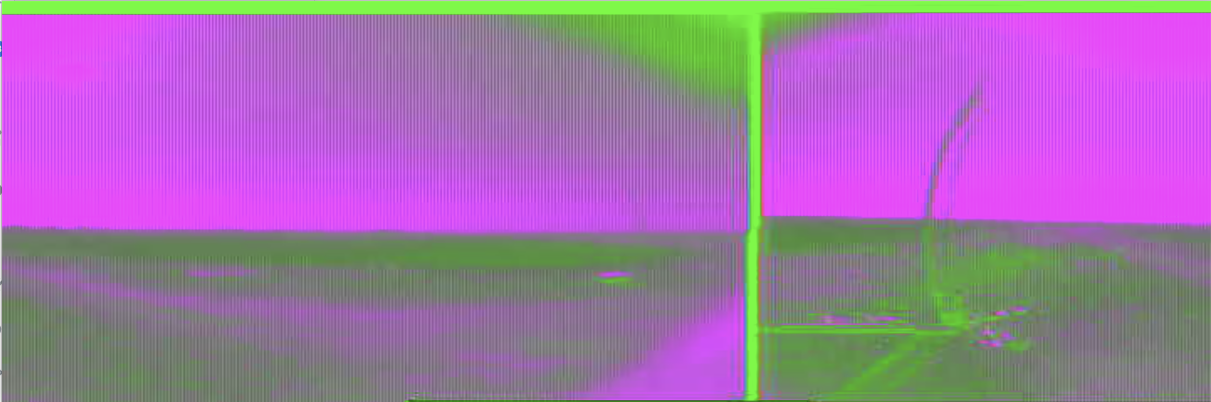
#> input picture CAMReader/cassie launch/input.jpg, 2422 x 804 px (shown at 1/2 size)
$ python swapcolorspace.py
#> lines starting #> are read from the running program, lines starting #| are printed output that depends on the picture
# “””
# Generate a contact sheet of YUYV/UYVY color recovery attempts.

# Usage:
# python3 yuyv_contact_sheet.py <input_image> [output_contact_sheet.jpg]

# Produces a contact sheet comparing 6 recovery methods side-by-side with the original.
# “””

import sys
import numpy as np
from PIL import Image


def generate_contact_sheet(input_path: str, output_path: str = "contact_sheet.jpg"):
#> called with input_path = 'input.jpg', output_path = 'contact_sheet.jpg'
    orig = Image.open(input_path).convert("RGB")
    orig_np = np.array(orig, dtype=np.float32)

    img_ycbcr = np.array(orig.convert("YCbCr"), dtype=np.float32)
    Y_c = img_ycbcr[:, :, 0]
    Cb_c = img_ycbcr[:, :, 1]
    Cr_c = img_ycbcr[:, :, 2]

    results = {}

    # Method A: Grayscale recovery — true luma from average of Cb+Cr, neutral chroma
    Y_true = (Cb_c + Cr_c) / 2
    Cb_true = np.full_like(Y_true, 128.0)
    Cr_true = np.full_like(Y_true, 128.0)
    arr = np.stack([Y_true, Cb_true, Cr_true], axis=2).clip(0, 255).astype(np.uint8)
    results["A: Grayscale recovery"] = Image.fromarray(arr, "YCbCr").convert("RGB")

    # Method B: Use Cb channel as Y, Y as chroma hint
    Y_true = Cb_c
    Cb_true = np.clip(128 + (Y_c - 128) * 1.5, 0, 255)
    Cr_true = np.clip(128 + (Cr_c - 128) * 0.5, 0, 255)
    arr = np.stack([Y_true, Cb_true, Cr_true], axis=2).clip(0, 255).astype(np.uint8)
    results["B: Cb as Y"] = Image.fromarray(arr, "YCbCr").convert("RGB")

    # Method C: Use Cr channel as Y, Y as chroma hint
    Y_true = Cr_c
    Cb_true = np.clip(128 + (Y_c - 128) * 1.5, 0, 255)
    Cr_true = np.clip(128 + (Cb_c - 128) * 0.5, 0, 255)
    arr = np.stack([Y_true, Cb_true, Cr_true], axis=2).clip(0, 255).astype(np.uint8)
    results["C: Cr as Y"] = Image.fromarray(arr, "YCbCr").convert("RGB")

    # Method D: Simple RGB channel swap R <-> G
    t = orig_np.copy()
    t[:, :, 0], t[:, :, 1] = orig_np[:, :, 1].copy(), orig_np[:, :, 0].copy()
    results["D: Swap R<->G"] = Image.fromarray(t.astype(np.uint8))

    # Method E: Proper UYVY->YUYV reversal
    # YUYV bytes [Y0,U,Y1,V] misread as UYVY [U,Y0,V,Y1]:
    #   decoded Y  = real U (Cb)  → true Y  = Cb_corrupted
    #   decoded Cb = real Y even  → true Cb = derived from Y_corrupted
    #   decoded Cr = real Y odd   → true Cr = Cr_corrupted remapped
    Y_true = np.clip(Cb_c, 0, 255)
    Cb_true = np.clip(128 + (Y_c - Y_true.mean()) * 0.8, 0, 255)
    Cr_true = np.clip(128 + (Cr_c - 128) * 0.3, 0, 255)
    arr = np.stack([Y_true, Cb_true, Cr_true], axis=2).clip(0, 255).astype(np.uint8)
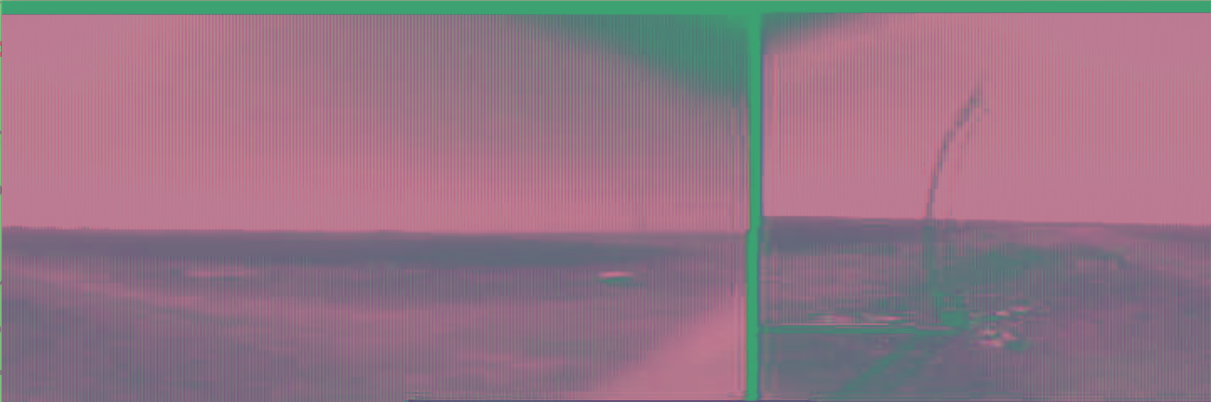
#> arr: shape (804, 2422, 3) (shown at 1/2 size); mean of channels 0, 1, 2 147.3, 116.6, 133; drawn as R, G, B
    results["E: Proper UYVY fix"] = Image.fromarray(arr, "YCbCr").convert("RGB")

    # Method F: Histogram-stretched luma + chroma hint from corrupted Y channel
    Y_true = (Cb_c + Cr_c) / 2
    Y_min, Y_max = Y_true.min(), Y_true.max()
#> Y_min = 70.5; Y_max = 190.5
    Y_stretched = (Y_true - Y_min) / (Y_max - Y_min) * 255
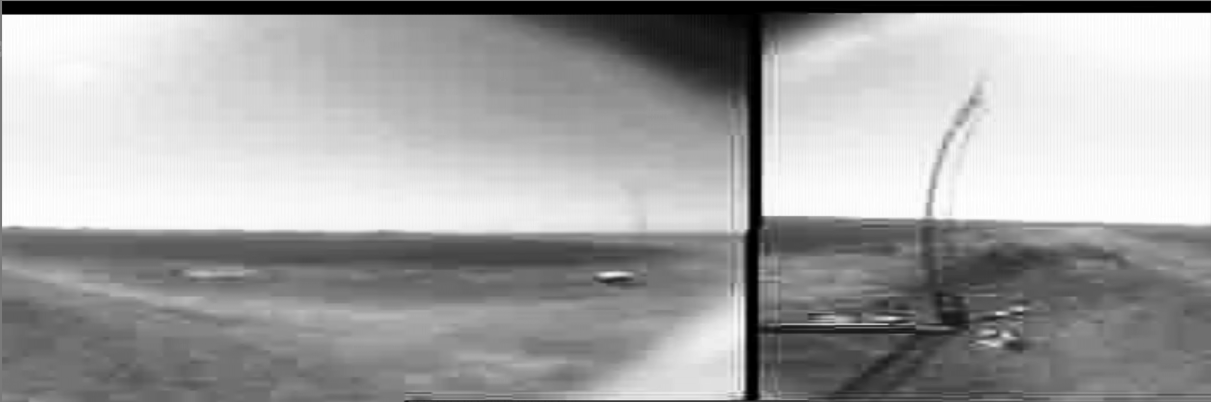
#> Y_stretched: shape (804, 2422) float32 (shown at 1/2 size); min 0, max 255, mean 162.2
    chroma_hint = Y_c - Y_c.mean()
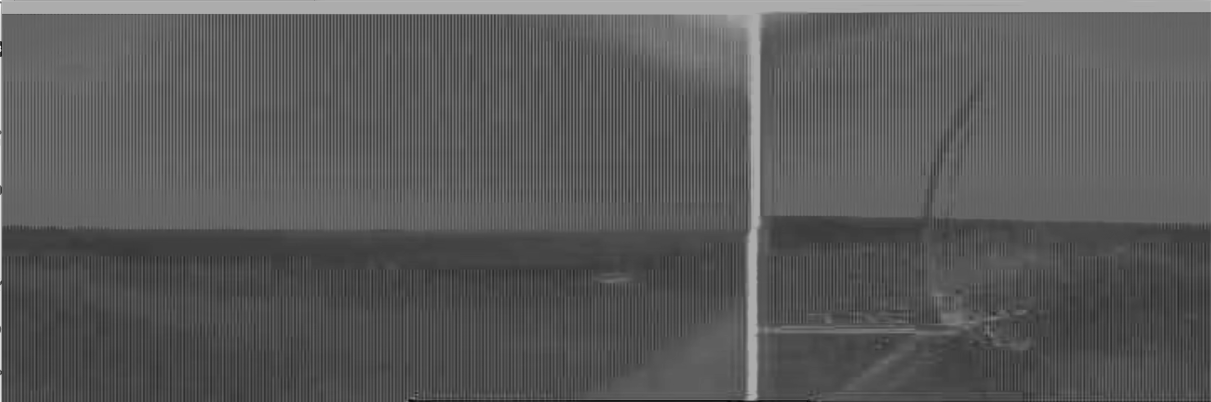
#> chroma_hint: shape (804, 2422) float32 (shown at 1/2 size); min -62.72, max 114.3, mean 0; drawn with min black and max white
    Cb_true = np.clip(128 - chroma_hint * 0.6, 0, 255)
    Cr_true = np.clip(128 + chroma_hint * 0.2, 0, 255)
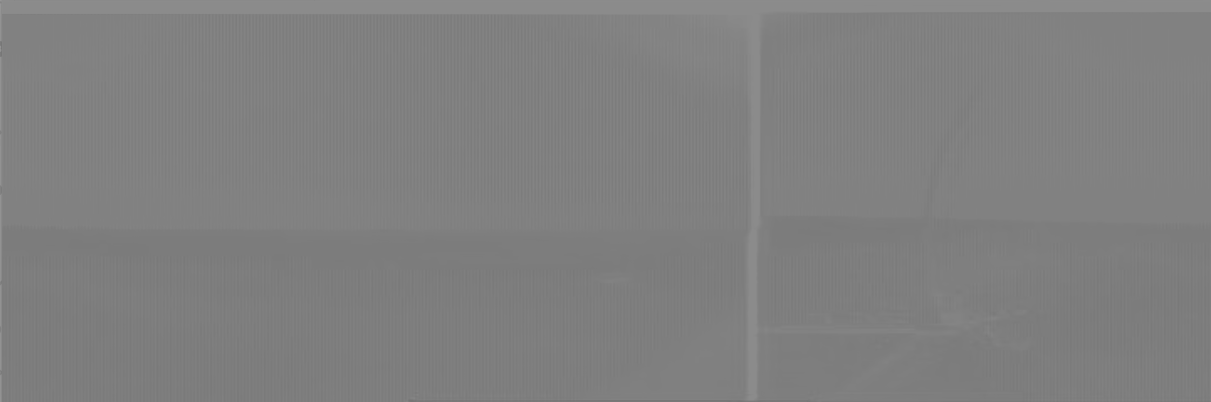
#> Cr_true: shape (804, 2422) float32 (shown at 1/2 size); min 115.5, max 150.9, mean 128
    arr = (
        np.stack([Y_stretched, Cb_true, Cr_true], axis=2).clip(0, 255).astype(np.uint8)
    )
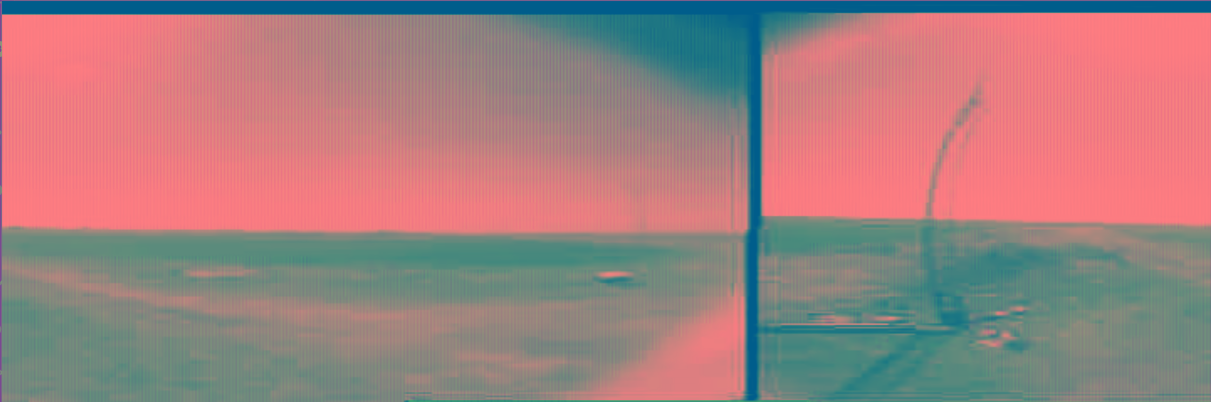
#> arr: shape (804, 2422, 3) (shown at 1/2 size); mean of channels 0, 1, 2 161.7, 127.6, 127.5; drawn as R, G, B
    results["F: Stretched + chroma"] = Image.fromarray(arr, "YCbCr").convert("RGB")

    # --- Build contact sheet ---
    all_imgs = [("Original", orig)] + list(results.items())
#> all_imgs = 7 items
    n = len(all_imgs)
#> n = 7
    cols = 3
    rows = -(-n // cols)  # ceiling division
#> rows = 3

    w, h = orig.size
#> w = 2422; h = 804
    label_h = 28
    thumb_w, thumb_h = w, h
#> thumb_w = 2422; thumb_h = 804

    sheet = Image.new("RGB", (thumb_w * cols, (thumb_h + label_h) * rows), (30, 30, 30))
#> sheet: PIL image 7266x2496 RGB; every value is 30

    try:
        from PIL import ImageDraw, ImageFont

        draw = ImageDraw.Draw(sheet)
        font = ImageFont.load_default()
    except Exception:
        draw = None

    for i, (label, img) in enumerate(all_imgs):
        col = i % cols
        row = i // cols
        x = col * thumb_w
        y = row * (thumb_h + label_h)
        sheet.paste(img.resize((thumb_w, thumb_h)), (x, y + label_h))
        if draw:
            draw.rectangle([x, y, x + thumb_w, y + label_h], fill=(50, 50, 50))
            draw.text((x + 6, y + 6), label, fill=(220, 220, 220), font=font)

        r = np.array(img, dtype=np.float32)
        print(
            f"{label:30s}  R={r[:,:,0].mean():.1f}  G={r[:,:,1].mean():.1f}  B={r[:,:,2].mean():.1f}"
        )
#> this loop made 7 passes
#> (label, col, row, x, y) on passes 1 to 7: ('Original', 0, 0, 0, 0), ('A: Grayscale recovery', 1, 0, 2422, 0), ('B: Cb as Y', 2, 0, 4844, 0), ('C: Cr as Y', 0, 1, 0, 832), ('D: Swap R<->G', 1, 1, 2422, 832), ('E: Proper UYVY fix', 2, 1, 4844, 832), ('F: Stretched + chroma', 0, 2, 0, 1664)
#| Original                        R=160.7  G=114.0  B=169.2
#| A: Grayscale recovery           R=146.6  G=146.6  B=146.6
#| B: Cb as Y                      R=159.4  G=137.6  B=161.3
#| C: Cr as Y                      R=159.1  G=136.4  B=160.4
#| D: Swap R<->G                   R=114.0  G=160.7  B=169.2
#| E: Proper UYVY fix              R=153.9  G=147.1  B=126.5
#| F: Stretched + chroma           R=160.7  G=161.8  B=162.9
#> pass 3, in generate_contact_sheet, `r = np.array(img, dtype=np.float32)`:
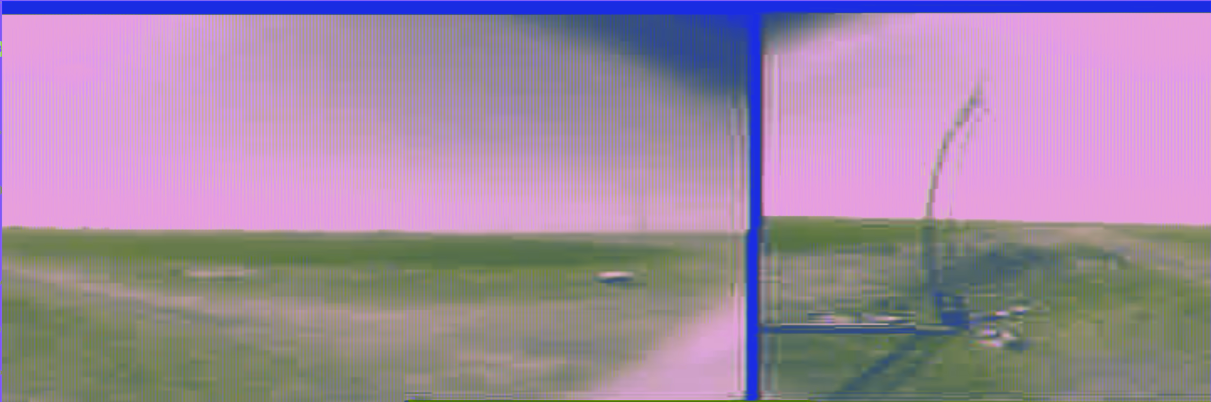
#> r: shape (804, 2422, 3) float32 (shown at 1/2 size); mean R, G, B 159.2, 137.6, 161.5
#> after the loop:
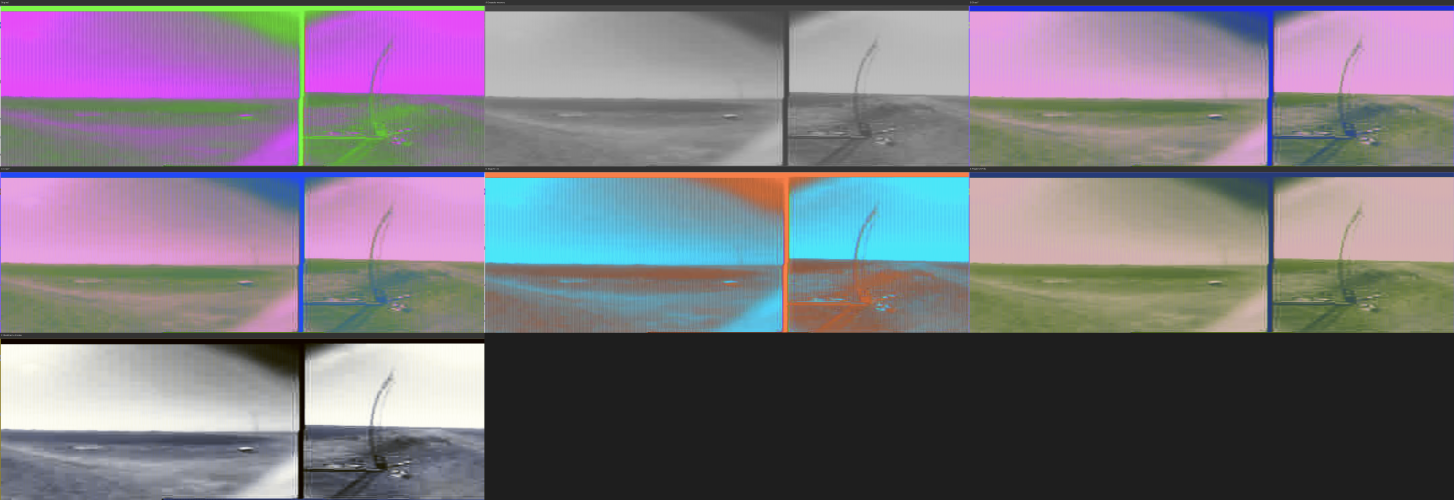
#> sheet: PIL image 7266x2496 RGB (shown at 1/5 size); mean R, G, B 121.1, 115.7, 125.5

    # Scale down if very wide
    max_w = 2400
    if sheet.width > max_w:
        scale = max_w / sheet.width
#> scale = 0.33
        sheet = sheet.resize((int(sheet.width * scale), int(sheet.height * scale)))
#> sheet: PIL image 2400x824 RGB

    sheet.save(output_path, quality=92)
    print(f"\nContact sheet saved to: {output_path}")


input_file = sys.argv[1] if len(sys.argv) > 1 else "input.jpg"
output_file = sys.argv[2] if len(sys.argv) > 2 else "contact_sheet.jpg"
generate_contact_sheet(input_file, output_file)
